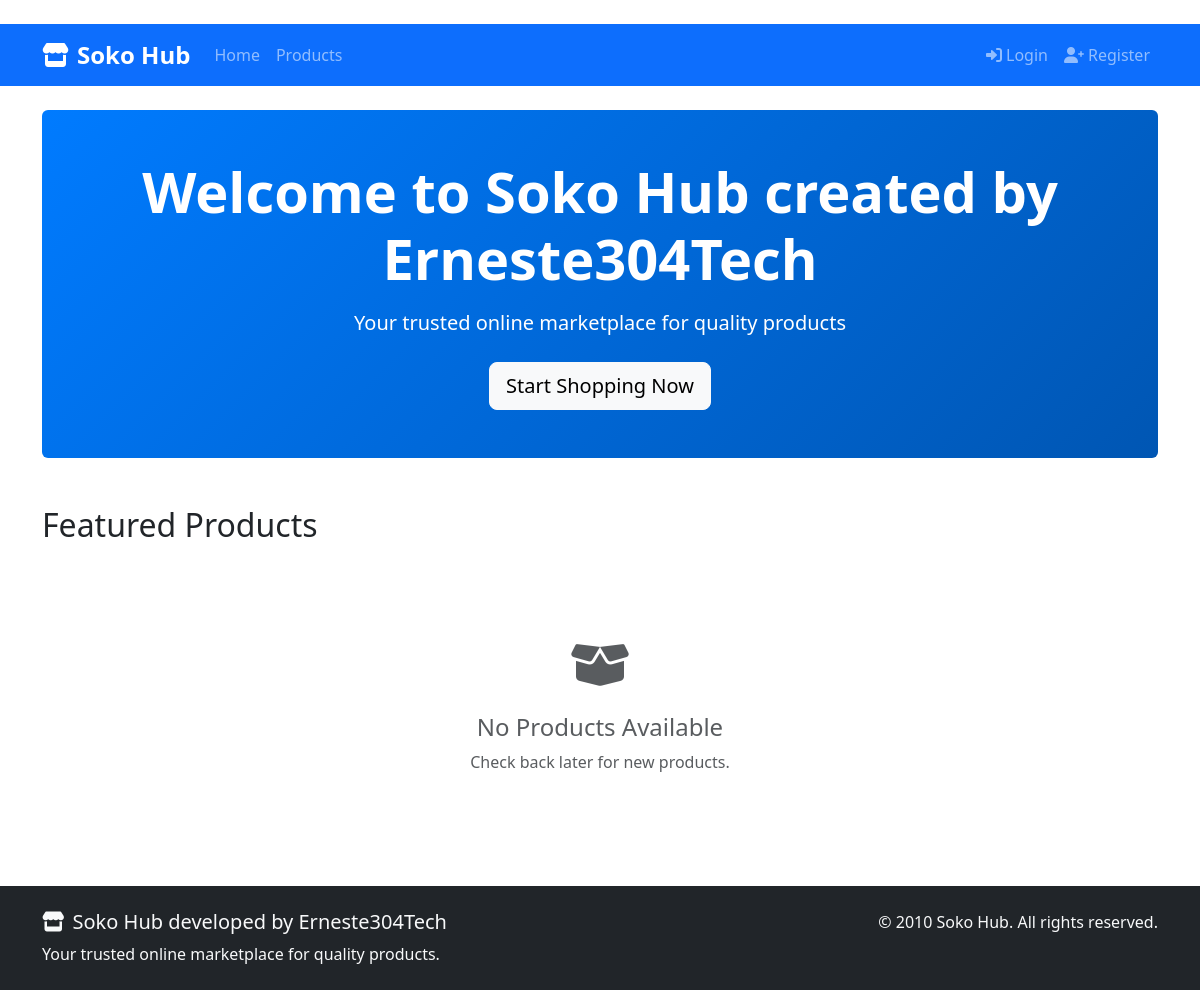
/, run on an earlier commit of the app's database.
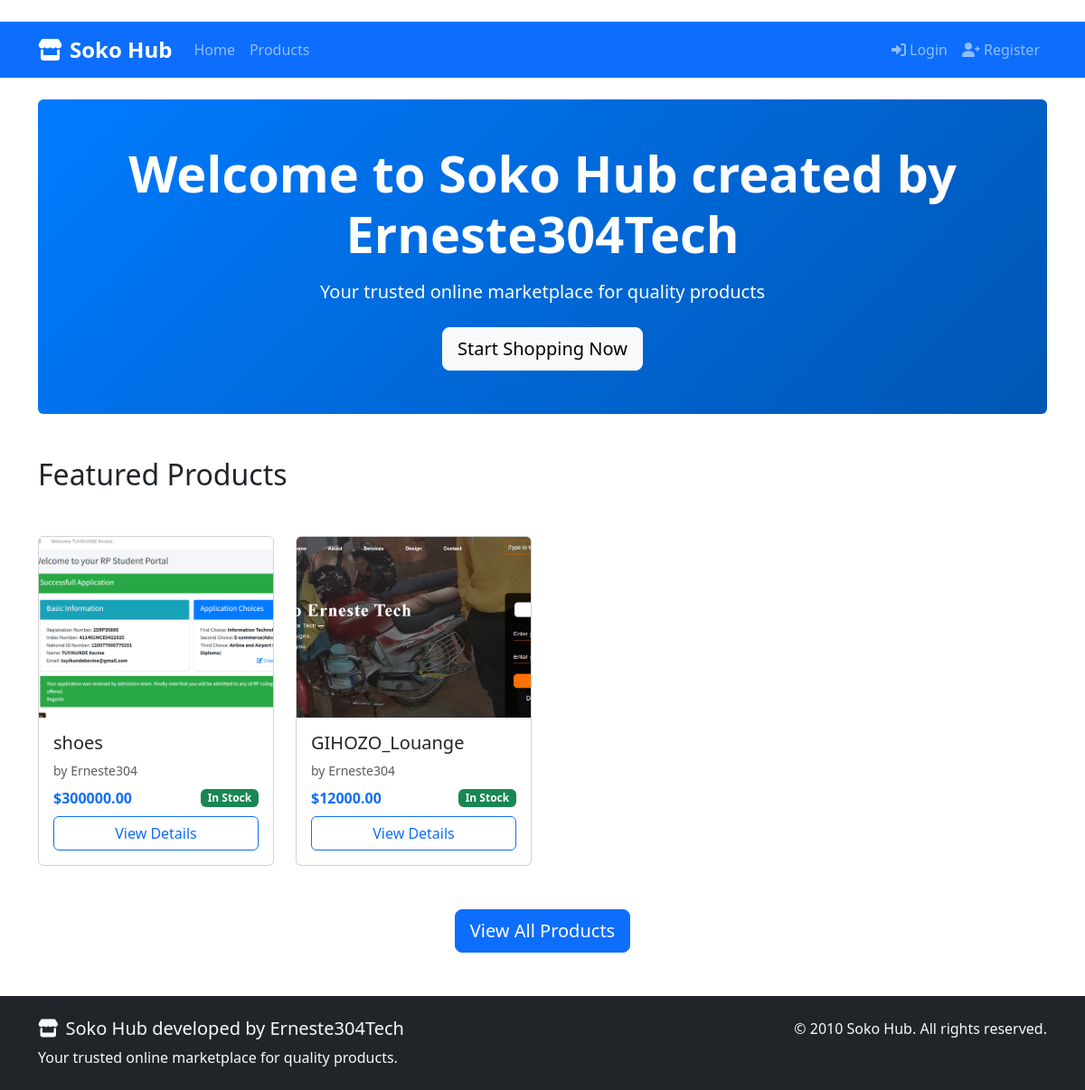
And on a later commit of the database.
### products/models.py (models this page shows, shortened)
class Product(models.Model):
    STATUS_CHOICES = (
        ('active', 'Active'),
        ('inactive', 'Inactive'),
        ('out_of_stock', 'Out of Stock'),
    )
    uuid = models.UUIDField(default=uuid.uuid4, editable=False, unique=True)
    image = models.ImageField(upload_to='products/', blank=True, null=True)
    image_url = models.URLField(
        max_length=500,
        blank=True,
        null=True,
        validators=[URLValidator()],
        help_text="Optional URL for the product image."
    )
    vendor = models.ForeignKey(
        settings.AUTH_USER_MODEL,
        on_delete=models.CASCADE,
        limit_choices_to={'user_type': 'vendor'},
        related_name='vendor_products'
    )
    name = models.CharField(max_length=255)
    description = models.TextField()
    price = models.DecimalField(
        max_digits=10,
        decimal_places=2,
        validators=[MinValueValidator(0.01)]
    )
    stock = models.PositiveIntegerField(default=0)
    image = models.ImageField(
        upload_to='products/',
        blank=True,
        null=True,
        default='products/default_product.png'
    )
    status = models.CharField(
        max_length=20,
        choices=STATUS_CHOICES,
        default='active'
    )
    created_at = models.DateTimeField(auto_now_add=True)
    updated_at = models.DateTimeField(auto_now=True)
    class Meta:
        ordering = ['-created_at']
    def is_in_stock(self):
        return self.stock > 0 and self.status == 'active'

### accounts/models.py (models this page shows, shortened)
class User(AbstractUser):
    USER_TYPE_CHOICES = (
        ('vendor', 'Vendor'),
        ('customer', 'Customer'),
    )
    user_type = models.CharField(max_length=20,choices=USER_TYPE_CHOICES,default='customer')
    phone = models.CharField(max_length=15, blank=True)
    location = models.CharField(max_length=255, blank=True)
    profile_picture = models.ImageField(upload_to='profile_pics/', blank=True, null=True)
    address = models.TextField(blank=True, help_text="Full delivery address")
    date_of_birth = models.DateField(blank=True, null=True)
    city = models.CharField(max_length=100, blank=True)
    country = models.CharField(max_length=100, blank=True, default='Rwanda')
    email_notifications = models.BooleanField(default=True)
    sms_notifications = models.BooleanField(default=False)
    created_at = models.DateTimeField(auto_now_add=True)
    updated_at = models.DateTimeField(auto_now=True)
    class Meta:
        db_table = 'auth_user'  # This ensures we replace the default User model

### products/views.py (the view)
# urls.py: path('', views.home, name='home'),
def home(request):
    try:
        featured_products = Product.objects.filter(status='active').order_by('-created_at')[:8]
    except Product.DoesNotExist:
        featured_products = []
    context = {
        'featured_products': featured_products,
        'title': 'Soko Hub - Online Marketplace created by Erneste304portfolio'
    }
    return render(request, 'products/home.html', context)

### sokohub/context_processors.py (called while the page is built)
def vendor_notifications(request):
    notifications = []
    unread_count = 0
    if request.user.is_authenticated and hasattr(request.user, 'vendor_profile'):
        pass
    return {
        'vendor_notifications': notifications,
        'vendor_unread_notifications_count': unread_count,}

### templates/products/home.html (shortened to what this page needs)
﻿{% extends 'base.html' %}
{% block content %}
<div class="hero-section bg-primary text-white py-5 mb-5 rounded">
    <div class="container text-center">
        <h1 class="display-4 fw-bold mb-3">Welcome to Soko Hub created by Erneste304Tech</h1>
        <p class="lead mb-4">Your trusted online marketplace for quality products</p>
        <a href="{% url 'product_list' %}" class="btn btn-light btn-lg">
            Start Shopping Now
        </a>
    </div>
</div>
<div class="row mb-4">
    <div class="col-12">
        <h2 class="mb-4">Featured Products</h2>
    </div>
</div>
{% if featured_products %}
<div class="row">
    {% for product in featured_products %}
    <div class="col-md-3 col-sm-6 mb-4">
        <div class="card product-card h-100">
            <div class="card-img-top-container" style="height: 200px; overflow: hidden;">
                {% if product.image %}
                <img src="{{ product.image.url }}" class="card-img-top" alt="{{ product.name }}" style="height: 100%; object-fit: cover;">
                {% else %}
                <div class="bg-light d-flex align-items-center justify-content-center h-100">
                    <span class="text-muted">No Image</span>
                </div>
                {% endif %}
            </div>
            <div class="card-body d-flex flex-column">
                <h5 class="card-title">{{ product.name|truncatewords:4 }}</h5>
                <p class="card-text text-muted small mb-2">
                    by {{ product.vendor.username }}
                </p>
                <div class="mt-auto">
                    <div class="d-flex justify-content-between align-items-center mb-2">
                        <strong class="text-primary">${{ product.price }}</strong>
                        <span class="badge {% if product.is_in_stock %}bg-success{% else %}bg-danger{% endif %}">
                            {% if product.is_in_stock %}In Stock{% else %}Out of Stock{% endif %}
                        </span>
                    </div>
                    <a href="{% url 'product_detail' product.id %}" class="btn btn-outline-primary w-100">
                        View Details
                    </a>
                </div>
            </div>
        </div>
    </div>
    {% endfor %}
</div>
<div class="text-center mt-4">
    <a href="{% url 'product_list' %}" class="btn btn-primary btn-lg">
        View All Products
    </a>
</div>
{% else %}
<div class="text-center py-5">
    <div class="mb-4">
        <i class="fas fa-box-open fa-3x text-muted"></i>
    </div>
    <h4 class="text-muted">No Products Available</h4>
    <p class="text-muted">Check back later for new products.</p>
</div>
{% endif %}
{% endblock %}

### templates/base.html (shortened to what this page needs)
﻿<!DOCTYPE html>
<html lang="en">
  <head>
    <link
      href="https://cdn.jsdelivr.net/npm/bootstrap@5.3.0/dist/css/bootstrap.min.css"
      rel="stylesheet"
    />
    <link
      rel="stylesheet"
      href="https://cdnjs.cloudflare.com/ajax/libs/font-awesome/6.0.0/css/all.min.css"
    />
  </head>
  <body>
    <nav class="navbar navbar-expand-lg navbar-dark bg-primary sticky-top">
      <div class="container">
        <a class="navbar-brand" href="{% url 'home' %}">
          <i class="fas fa-store me-2"></i>Soko Hub
        </a>
        <div class="collapse navbar-collapse" id="navbarNav">
          <ul class="navbar-nav me-auto">
            <li class="nav-item">
              <a class="nav-link" href="{% url 'home' %}">Home</a>
            </li>
            <li class="nav-item">
              <a class="nav-link" href="{% url 'product_list' %}">Products</a>
            </li>
          </ul>
          <ul class="navbar-nav">
            {% if user.is_authenticated %}
              {% if user.is_vendor %}
                <li class="nav-item dropdown">
                  <a
                    class="nav-link position-relative"
                    href="#"
                    id="notificationDropdown"
                    role="button"
                    data-bs-toggle="dropdown"
                  >
                    <i class="fas fa-bell"></i>
                    {% if pending_orders_count and pending_orders_count > 0 %}
                    <span
                      class="position-absolute top-0 start-100 translate-middle badge rounded-pill bg-danger"
                    >
                      {{ pending_orders_count }}
                      <span class="visually-hidden">unread notifications</span>
                    </span>
                    {% endif %}
                  </a>
                  <ul class="dropdown-menu dropdown-menu-end">
                    <li><h6 class="dropdown-header">Notifications</h6></li>
                    {% if pending_orders_count and pending_orders_count > 0 %}
                    <li>
                      <a class="dropdown-item" href="{% url 'vendor_orders' %}">
                        <i class="fas fa-shopping-cart text-warning me-2"></i>
                        {{ pending_orders_count }} pending order{{ pending_orders_count|pluralize }}
                      </a>
                    </li>
                    {% else %}
                    <li>
                      <a class="dropdown-item text-muted" href="#"
                        >No new notifications</a
                      >
                    </li>
                    {% endif %}
                    <li><hr class="dropdown-divider" /></li>
                    <li>
                      <a class="dropdown-item" href="{% url 'vendor_orders' %}"
                        ><i class="fas fa-eye me-2"></i>View all orders</a
                      >
                    </li>
                  </ul>
                </li>
              {% endif %}
              {% if user.is_customer %}
              <li class="nav-item">
                <a
                  class="nav-link position-relative"
                  href="#"
                  title="Shopping Cart"
                >
                  <i class="fas fa-shopping-cart"></i>
                  <span
                    class="position-absolute top-0 start-100 translate-middle badge rounded-pill bg-danger"
                  >
                    0
                  </span>
                </a>
              </li>
              {% endif %}
              {% if user.is_authenticated %}
              {% include 'includes/notifications_dropdown.html' %}
              {% endif %}
              <li class="nav-item dropdown">
                <a
                  class="nav-link dropdown-toggle"
                  href="#"
                  id="userDropdown"
                  role="button"
                  data-bs-toggle="dropdown"
                  aria-expanded="false"
                >
                  <i class="fas fa-user me-1"></i>
                  {{ user.username }}
                  {% if user.get_user_type_display %}
                  <small class="badge bg-light text-dark ms-1">
                    {{ user.get_user_type_display }}
                  </small>
                  {% endif %}
                </a>
                <ul
                  class="dropdown-menu dropdown-menu-end"
                  aria-labelledby="userDropdown"
                >
                  <li>
                    <a class="dropdown-item" href="#">
                      <i class="fas fa-user-circle me-2"></i>My Profile
                    </a>
                  </li>
                  {% if user.is_vendor %}
                  <li>
                    <a class="dropdown-item" href="{% url 'vendor_dashboard' %}">
                      <i class="fas fa-tachometer-alt me-2"></i>Vendor Dashboard
                    </a>
                  </li>
                  {% else %}
                  <li>
                    <a class="dropdown-item" href="{% url 'customer_orders' %}">
                      <i class="fas fa-shopping-bag me-2"></i>My Orders
                    </a>
                  </li>
                  {% endif %}
                  <li><hr class="dropdown-divider" /></li>
                  <li>
                    <form
                      method="post"
                      action="{% url 'logout' %}"
                      class="dropdown-logout-form"
                    >
                      {% csrf_token %}
                      <button
                        type="submit"
                        class="dropdown-logout-btn dropdown-item"
                      >
                        <i class="fas fa-sign-out-alt me-2"></i>Logout
                      </button>
                    </form>
                  </li>
                </ul>
              </li>
            {% else %}
              <li class="nav-item">
                <a class="nav-link" href="{% url 'login' %}">
                  <i class="fas fa-sign-in-alt me-1"></i>Login
                </a>
              </li>
              <li class="nav-item">
                <a class="nav-link" href="{% url 'register' %}">
                  <i class="fas fa-user-plus me-1"></i>Register
                </a>
              </li>
            {% endif %}
          </ul>
        </div>
      </div>
    </nav>
    <main class="container mt-4 mb-5">
      {% block content %}{% endblock %}
    </main>
    <footer class="bg-dark text-light py-4 mt-5">
      <div class="container">
        <div class="row">
          <div class="col-md-6">
            <h5><i class="fas fa-store me-2"></i>Soko Hub developed by Erneste304Tech</h5>
            <p class="mb-0">
              Your trusted online marketplace for quality products.
            </p>
          </div>
          <div class="col-md-6 text-md-end">
            <p class="mb-0">&copy; 2010 Soko Hub. All rights reserved.</p>
          </div>
        </div>
      </div>
    </footer>
  </body>
</html>

### templates/base.html (style rules this page uses)
.navbar-brand { font-weight: bold; font-size: 1.5rem; }
.product-card { transition: transform 0.2s, box-shadow 0.2s; }
.hero-section { background: linear-gradient(135deg, #007bff 0%, #0056b3 100%); }

What changed in the data, as far as the page shows it:
added Product: image (picture), name "shoes", vendor.username "Erneste304", price "300000.00", stock "In Stock"
added Product: image (picture), name "GIHOZO_Louange", vendor.username "Erneste304", price "12000.00", stock "In Stock"
Also different on the page:
text no longer shown: "No Products Available Check back later for new products."
text now shown: "View All Products"
